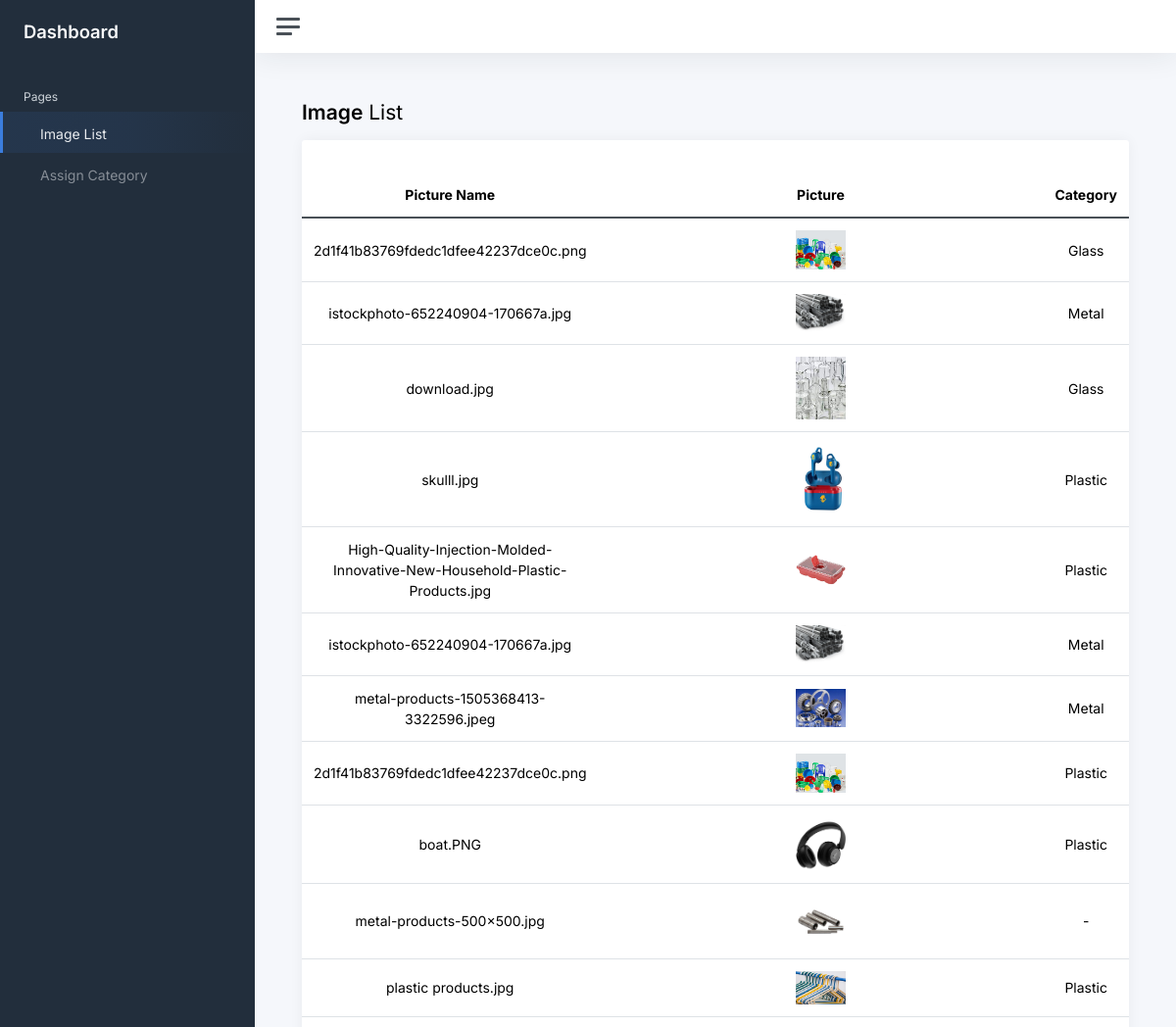
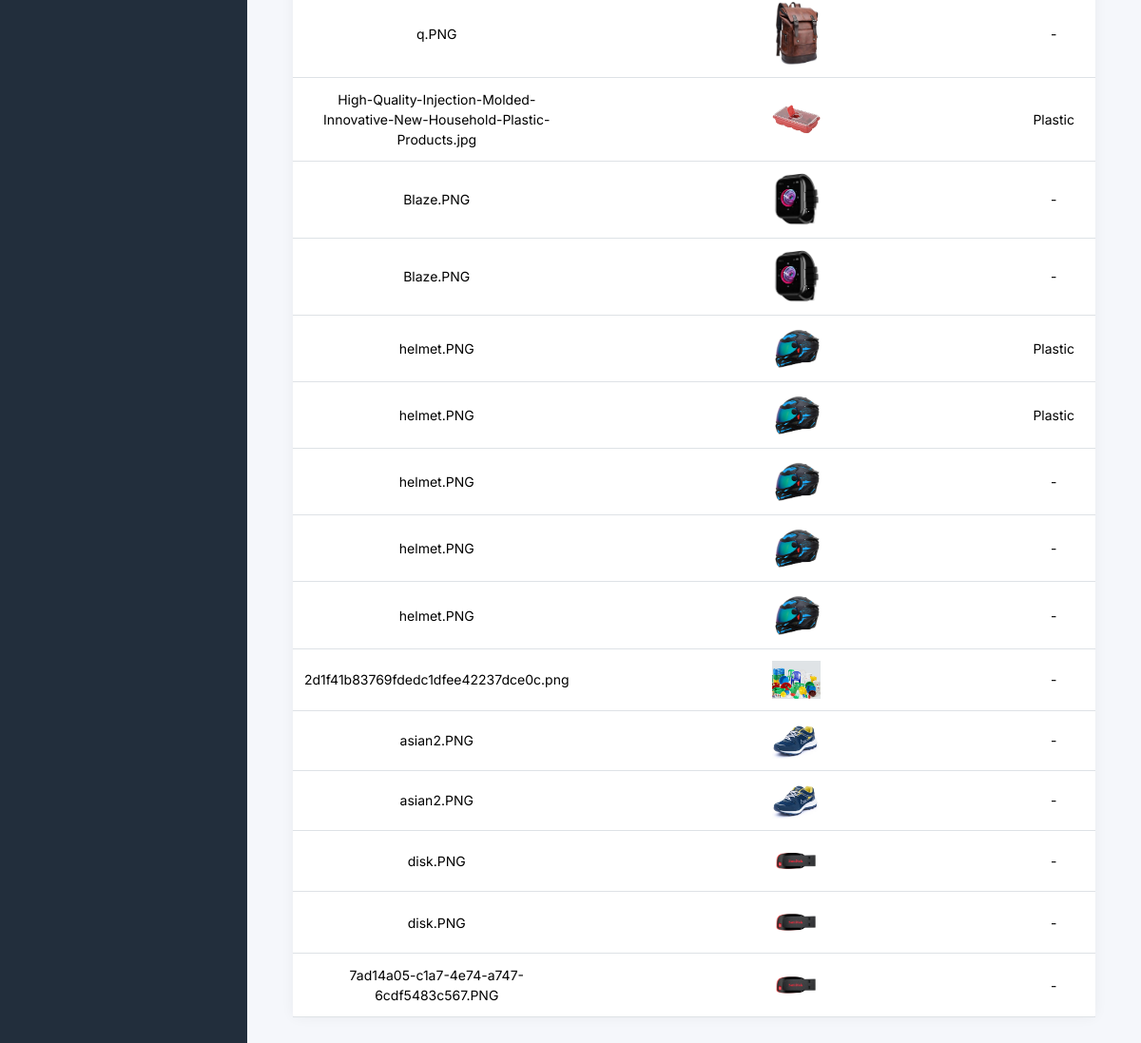
Page /list on the committed database (2 pictures, top to bottom).
### app/models.py (models this page shows)
class Imageup(models.Model):
     filepath = models.ImageField(upload_to=filepath)
     filename = models.CharField(max_length=100)

class Product(models.Model):
    catid  = models.ForeignKey(Category, on_delete=models.CASCADE, related_name='products')
    imageid  = models.ForeignKey(Imageup, on_delete=models.CASCADE, related_name='product')

class Category(models.Model):
    name = models.CharField( max_length =100,  null = True, blank=True)

### app/views.py (the view)
# urls.py: path("list", views.imgList, name="list"),
def imgList(request):
    list = Imageup.objects.all()
    print('aa gya me')
    print(list[0].product.first().catid.name)
    return render(request, "list.html", {'list': list})

### app/templates/list.html (shortened to what this page needs)
{% load static %}
<!DOCTYPE html>
<html lang="en">
<head>
	<link rel="stylesheet" href="{% static '/css/bootstrap.min.css' %}">
	<link rel="stylesheet" href="{% static '/css/app.css' %}">
</head>
<body>
	<div class="wrapper">
		<nav id="sidebar" class="sidebar js-sidebar">
			<div class="sidebar-content js-simplebar">
				<a class="sidebar-brand" href="index.html">
					<span class="align-middle">Dashboard</span>
				</a>
				<ul class="sidebar-nav">
					<li class="sidebar-header">
						Pages
					</li>
					<li class="sidebar-item active">
						<a class="sidebar-link" href="list">
							 <span
								class="align-middle">Image List</span>
						</a>
					</li>
					<li class="sidebar-item">
						<a class="sidebar-link" href="assign-category">
							 <span class="align-middle">Assign Category</span>
						</a>
					</li>
			</div>
		</nav>
		<div class="main">
			<nav class="navbar navbar-expand navbar-light navbar-bg">
				<a class="sidebar-toggle js-sidebar-toggle">
					<i class="hamburger align-self-center"></i>
				</a>
				<div class="navbar-collapse collapse">
					<ul class="navbar-nav navbar-align">
						<li class="nav-item dropdown">
							<a class="nav-icon dropdown-toggle" href="#" id="alertsDropdown" data-bs-toggle="dropdown">
							</a>
						</li>
						<li class="nav-item dropdown">
							<a class="nav-icon dropdown-toggle" href="#" id="messagesDropdown"
								data-bs-toggle="dropdown">
							</a>
						</li>
					</ul>
				</div>
			</nav>
			<main class="content">
				<div class="container-fluid p-0">
					<h1 class="h3 mb-3"><strong>Image</strong> List</h1>
					<div class="row">
						<div class="col-12 col-lg-12 d-flex">
							<div class="card flex-fill">
								<div class="card-header">
								</div>
								<table class="table table-hover my-0">
									<thead>
										<tr>
											<th class="text-center" style="width: 130px;">Picture Name</th>
											<th class="text-center">Picture</th>
											<th class=" text-center d-none d-md-table-cell" >Category</th>
										</tr>
									</thead>
									<tbody>
                                        {%  for img in list %}
										<tr>
											<td class="text-center" >{{img.filename}}</td>
											<td  class="text-center">
                                                <img src={{img.filepath.url}} width="12%" height="12%"/>
                                            </td>
											<td class="text-center d-none d-md-table-cell">{% firstof img.product.first.catid.name '-' %}</td>
										</tr>
                                        {% endfor %}
									</tbody>
								</table>
							</div>
						</div>
					</div>
				</div>
			</main>
		</div>
	</div>
</body>
</html>

### rows in the picture
Imageup: filename "2d1f41b83769fdedc1dfee42237dce0c.png", filepath (picture), id.name "Glass"
Imageup: filename "istockphoto-652240904-170667a.jpg", filepath (picture), id.name "Metal"
Imageup: filename "download.jpg", filepath (picture), id.name "Glass"
Imageup: filename "skulll.jpg", filepath (picture), id.name "Plastic"
Imageup: filename "High-Quality-Injection-Molded-Innovative-New-Household-Plastic-Products.jpg", filepath (picture), id.name "Plastic"
Imageup: filename "istockphoto-652240904-170667a.jpg", filepath (picture), id.name "Metal"
Imageup: filename "metal-products-1505368413-3322596.jpeg", filepath (picture), id.name "Metal"
Imageup: filename "2d1f41b83769fdedc1dfee42237dce0c.png", filepath (picture), id.name "Plastic"
Imageup: filename "boat.PNG", filepath (picture), id.name "Plastic"
Imageup: filename "metal-products-500x500.jpg", filepath (picture), id "-"
Imageup: filename "plastic products.jpg", filepath (picture), id.name "Plastic"
Imageup: filename "q.PNG", filepath (picture), id "-"
Imageup: filename "High-Quality-Injection-Molded-Innovative-New-Household-Plastic-Products.jpg", filepath (picture), id.name "Plastic"
Imageup: filename "Blaze.PNG", filepath (picture), id "-"
Imageup: filename "Blaze.PNG", filepath (picture), id "-"
Imageup: filename "helmet.PNG", filepath (picture), id.name "Plastic"
Imageup: filename "helmet.PNG", filepath (picture), id.name "Plastic"
Imageup: filename "helmet.PNG", filepath (picture), id "-"
Imageup: filename "helmet.PNG", filepath (picture), id "-"
Imageup: filename "helmet.PNG", filepath (picture), id "-"
Imageup: filename "2d1f41b83769fdedc1dfee42237dce0c.png", filepath (picture), id "-"
Imageup: filename "asian2.PNG", filepath (picture), id "-"
Imageup: filename "asian2.PNG", filepath (picture), id "-"
Imageup: filename "disk.PNG", filepath (picture), id "-"
Imageup: filename "disk.PNG", filepath (picture), id "-"
Imageup: filename "7ad14a05-c1a7-4e74-a747-6cdf5483c567.PNG", filepath (picture), id "-"
